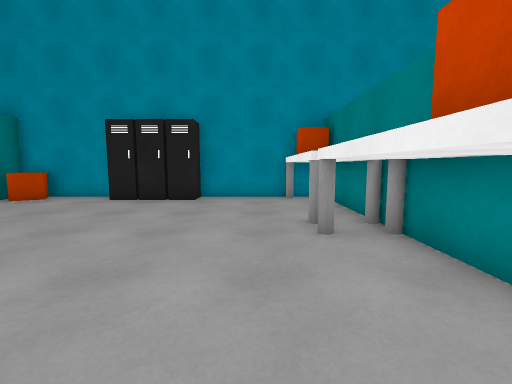
[1] (above)

19 first-person views from a walk through a 3-D level made in the Unity game engine. The camera is 1.3 m above the floor, tilts 6° down and sees 90° across. The floor is counted in squares, 1 m on a side. Each view is taken from the middle of a square. On the plan, view 1 faces up. The plan holds only what a view shows up to about 13 squares ahead; the rest is blank. The place goes on beyond the plan. The player character is not drawn. Surface patterns are stand-ins for the level's own textures.

[2]
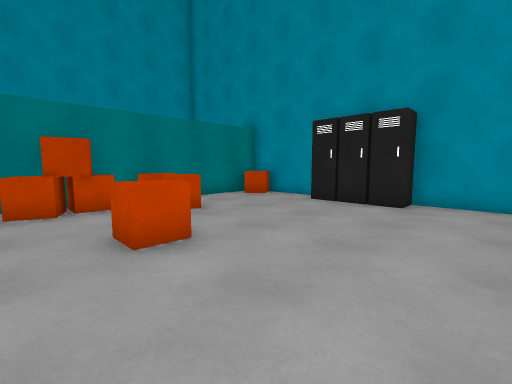

[3]
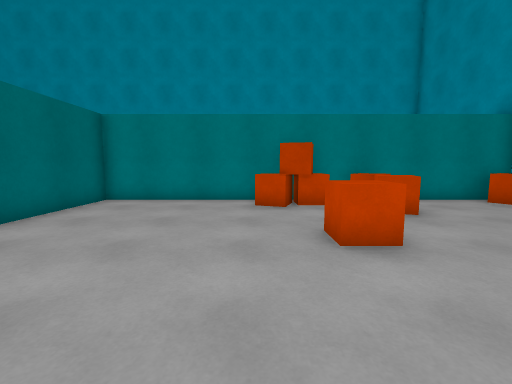

[4]
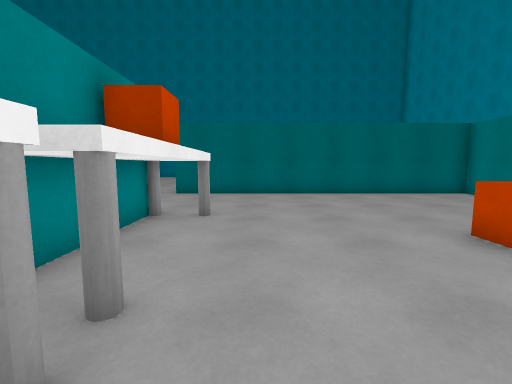

[5]
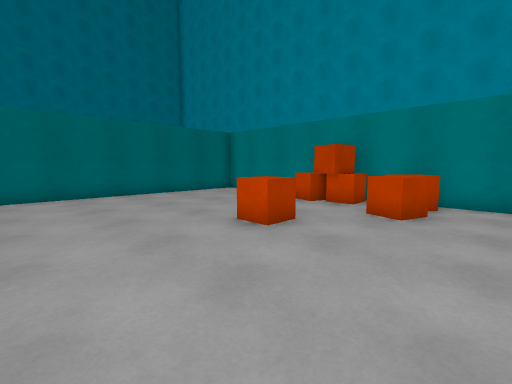

[6]
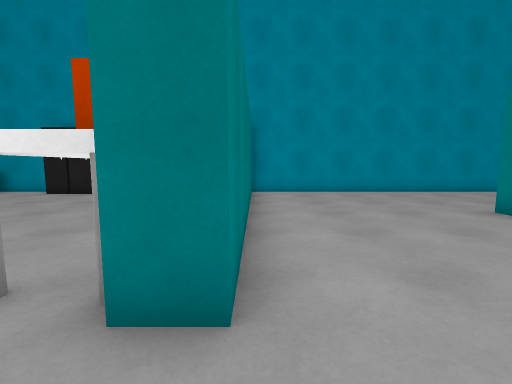

[7]
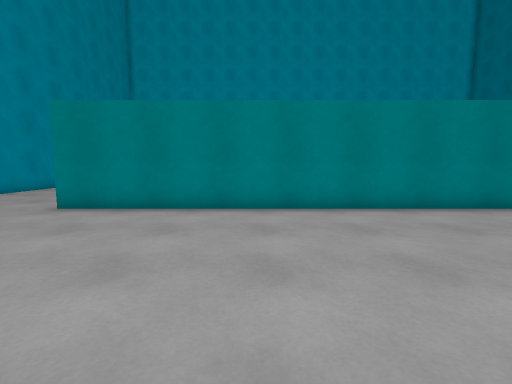

[8]
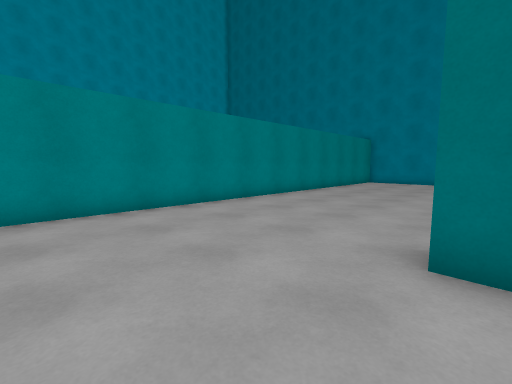

[9]
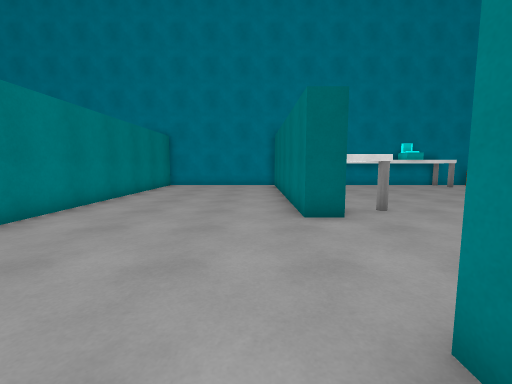

[10]
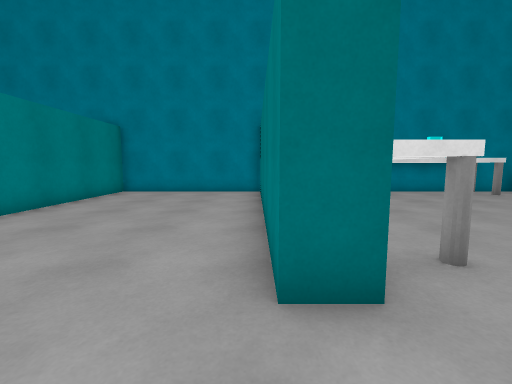

[11]
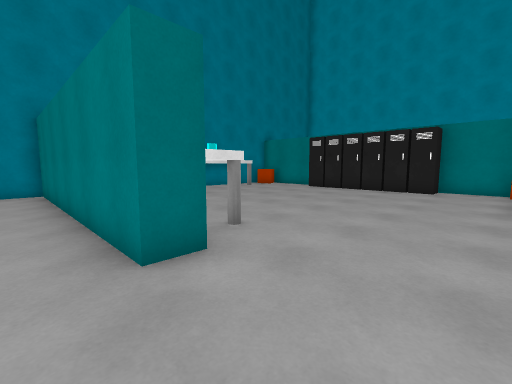

[12]
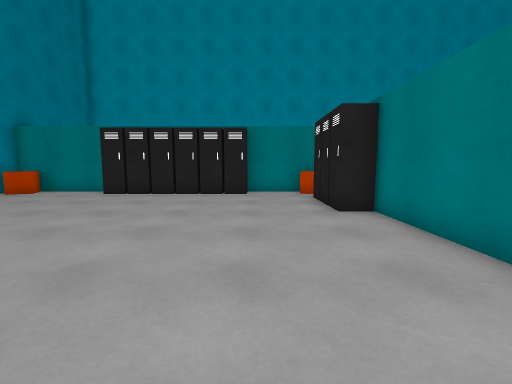

[13]
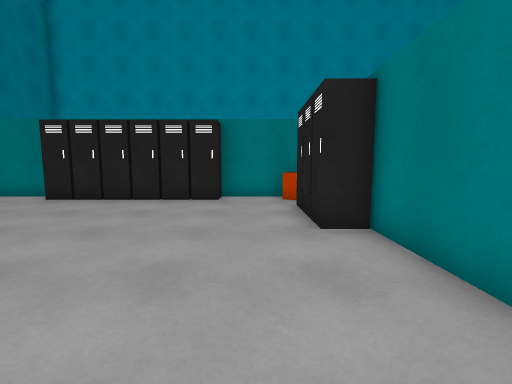

[14]
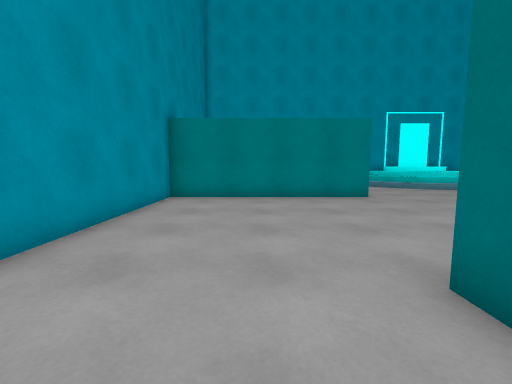

[15]
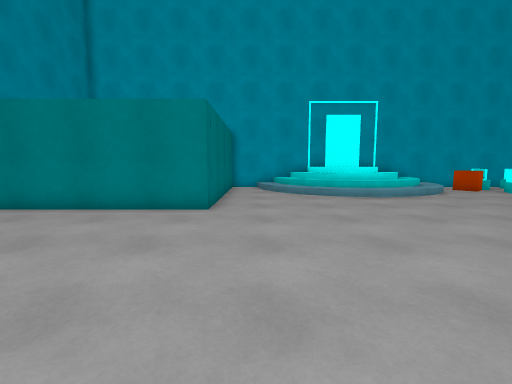

[16]
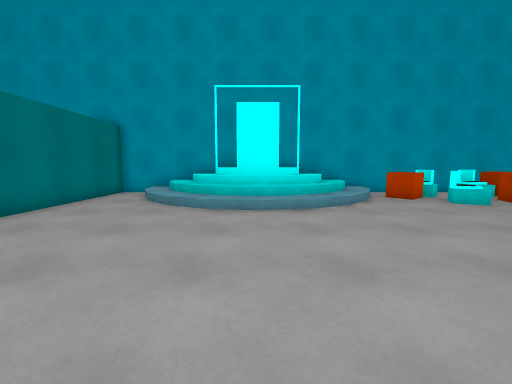

[17]
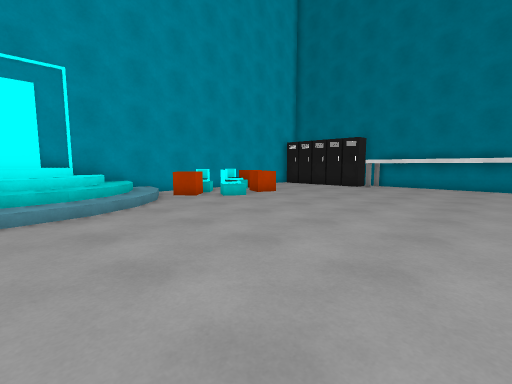

[18]
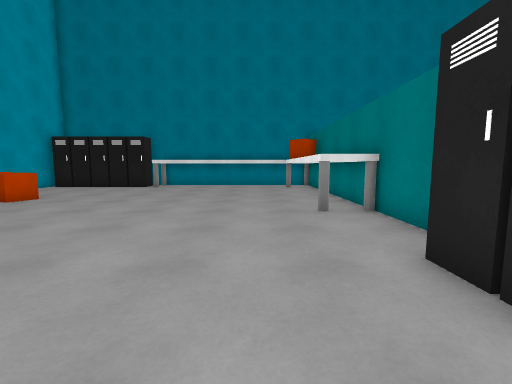

[19]
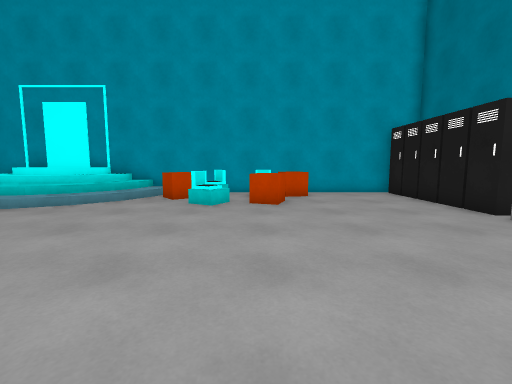

### Floor plan
Key: @ floor where view 1 was taken; # wall or solid block; . main floor; : floor 1.25 m higher than the main floor; / step, stairs or slope; C cube; T table; L locker; O other object.
Columns run from 10 left of view 1 to 27 right of it. Each row starts with its distance up from view 1.
 11 #####   #######################
 10 #CC..OOOO..TC #...............#
  9 #C.........TC##...............#
  8 #..........T ##...............#
  7 #..........T ##...............#
  6 #..........TT##...............#
  5 #CCC.......TT##...............#
  4 #CCC.......TT##......#........#
  3 #CC..CC....TT##......# .......########
  2 #CC..CC....TC##......# ..............#
  1 #CC........TC##......#............../#
  0 #.........@.T##......# ...........///#
 -1 #....................# ..........////#
 -2 #....................#  .........////#
 -3 #....................#    .......////#
 -4 #....................#   ........///:#
 -5 ##############.......#LL.........///:#
 -6 #C    O####  #.......#LL.........////#
 -7 #C.OOO...............#LL.........////#
 -8 #....................#............///#
 -9 #....................#.............C/#
-10  L...................#.............CC#
-11  L..........###......###..........O. #
-12  L.........## #......###..........O.O#
-13  L.........   #......###.........CC.O#
-14  L.........   #......###..........C.C#
-15  L.........   #......###............C#
-16  L.........   #......###.............#
-17 #..........   #......#  .............#
-18 #.........    #......#   ............#
-19 #C.######     #......#   ####   LLLLL#
-20 #CC#####      #......#   ###    LLLLLL
-21 ####          ########

Where each view was taken, in squares from view 1:
view 1: 0 up, 0 right, facing up
view 2: 1 up, 0 right, facing up-left
view 3: 1 up, 0 right, facing left
view 4: 7 up, 0 right, facing down
view 5: 7 up, 0 right, facing down-left
view 6: 2 down, 4 right, facing up
view 7: 1 down, 3 right, facing right
view 8: 1 down, 3 right, facing down-right
view 9: 4 down, 5 right, facing down
view 10: 8 down, 4 right, facing down
view 11: 7 down, 5 right, facing down-left
view 12: 9 down, 3 right, facing left
view 13: 8 down, 1 right, facing left
view 14: 7 up, 9 right, facing right
view 15: 1 up, 12 right, facing right
view 16: 4 down, 15 right, facing right
view 17: 4 down, 15 right, facing down-right
view 18: 4 down, 15 right, facing down
view 19: 13 down, 15 right, facing right
